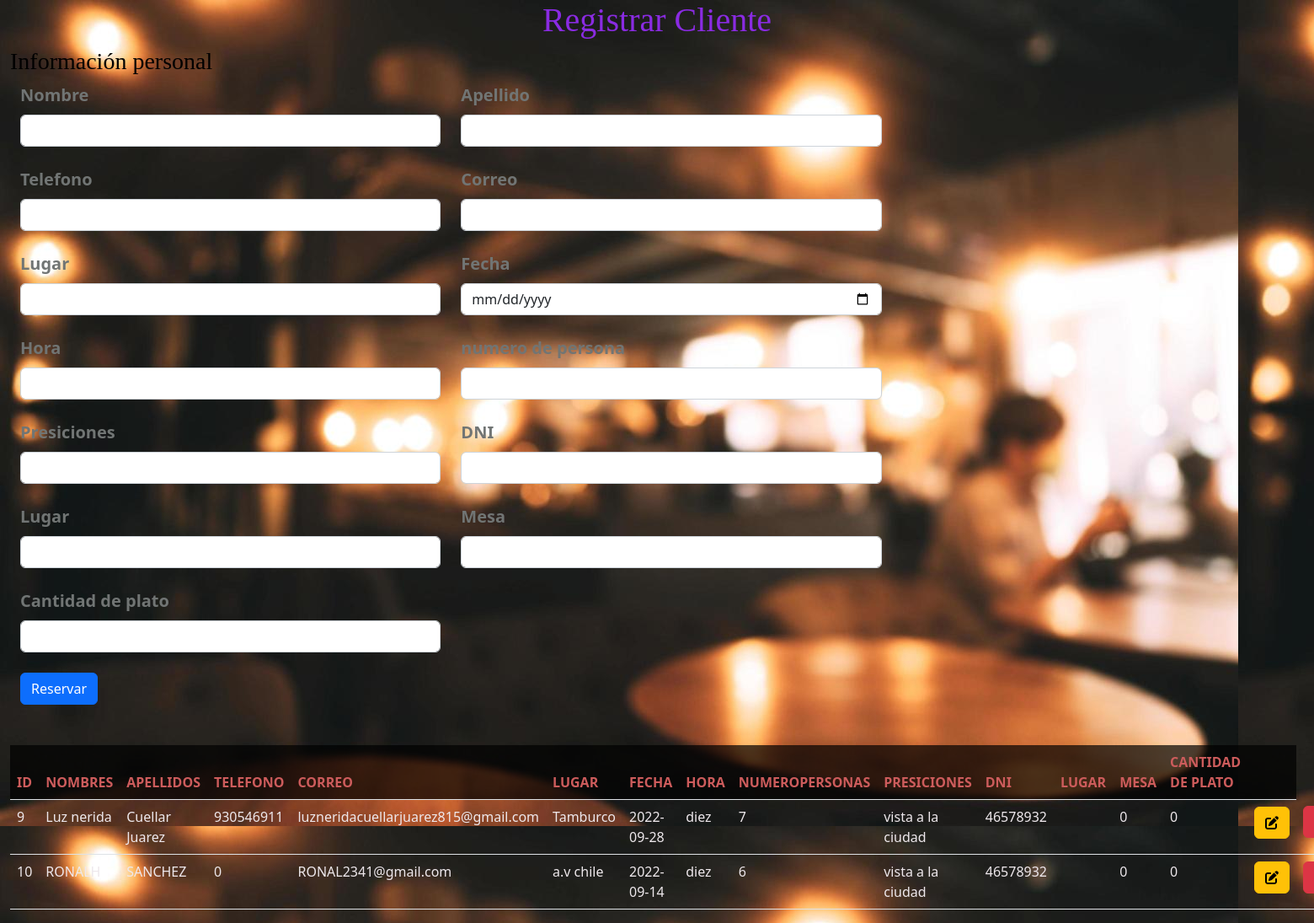
Page /restaurante10/reservaciones.php on the committed database.
### tables this page shows
CREATE TABLE `reservacion` (
  `id_reservacion` int(11) NOT NULL,
  `Nombre` varchar(50) NOT NULL,
  `Apellido` varchar(50) NOT NULL,
  `Telefono` int(11) NOT NULL,
  `Correo` varchar(50) NOT NULL,
  `Lugar` varchar(50) NOT NULL,
  `Fecha` date DEFAULT NULL,
  `Hora` varchar(100) DEFAULT NULL,
  `NumeroPersonas` int(11) NOT NULL,
  `Presiciones` varchar(100) NOT NULL,
  `DNI` int(11) NOT NULL,
  `id_lugar` varchar(100) NOT NULL,
  `id_mesa` int(11) NOT NULL,
  `Cantidad` int(11) NOT NULL
);

### restaurante10/reservaciones.php (the view, shortened to what this page needs)
<!DOCTYPE html>
<html lang="es">
<head>
    <link rel="stylesheet" href="css/estilo1.css">
    <link rel="stylesheet" href="css/bootstrap.min.css">
</head>
<aside>
<body>
    <h1 class="tex">Registrar Cliente</h1>
    <div class="container-fluid row">
        <form class="col-10 px-12" action="" method="POST">
            <div class="row">
	        <div class="col-12">
	                <fieldset>
				        <h3 class="tex3">  Información personal</h3>
	                    <div class="container-fluid">
	                        <div class="row">
                <div class="col-20 col-md-5">
	            <div class="form-outline mb-4">
                    <B><label  class="form-label">Nombre</label></B>
                    <input type="text" class="form-control" name="Nombre">
                </div>
                </div>
                <div class="col-12 col-md-5">
	            <div class="form-outline mb-4">
                <B><label  class="form-label">Apellido</label></B>
                <input type="text" class="form-control" name="Apellido">
                </div>
                </div>
                <div class="col-12 col-md-5">
	            <div class="form-outline mb-4">
                <B><label  class="form-label">Telefono</label></B>
                <input type="text" class="form-control" name="Telefono">
                </div>
                </div>
                <div class="col-12 col-md-5">
	            <div class="form-outline mb-4">
                <B><label  class="form-label">Correo</label></B>
                <input type="text" class="form-control" name="Correo">
                </div>
                </div>
                <div class="col-12 col-md-5">
	            <div class="form-outline mb-4">
                <B><label  class="form-label">Lugar</label></B>
                <input type="text" class="form-control" name="Lugar">
                </div>
                </div>
                <div class="col-12 col-md-5">
	            <div class="form-outline mb-4">
                <B><label  class="form-label">Fecha</label></B>
                <input type="date" class="form-control" name="Fecha">
                </div>
                </div>
                <div class="col-12 col-md-5">
	            <div class="form-outline mb-4">
                <B><label  class="form-label">Hora</label></B>
                <input type="text" class="form-control" name="Hora">
                </div>
                </div>
                <div class="col-12 col-md-5">
	            <div class="form-outline mb-4">
                <B><label  class="form-label">numero de persona</label></B>
                <input type="text" class="form-control" name="NumeroPersonas">
                </div>
                </div>
                <div class="col-12 col-md-5">
	            <div class="form-outline mb-4">
                <B><label  class="form-label">Presiciones</label></B>
                <input type="text" class="form-control" name="Presiciones">
                </div>
                </div>
                <div class="col-12 col-md-5">
	            <div class="form-outline mb-4">
                <B><label  class="form-label">DNI</label></B>
                <input type="text" class="form-control" name="DNI">
                </div>
                </div>
                <div class="col-12 col-md-5">
                <div class="form-outline mb-4">
                <B><label  class="form-label">Lugar</label></B>
                <a href="lugar.php"><input type="text" class="form-control" name="id_lugar"></a>
                </div>
                </div>
                <div class="col-12 col-md-5">
	            <div class="form-outline mb-4">
                <B><label  class="form-label">Mesa</label></B>
                <a href="mesa.php"><input type="text" class="form-control" name="id_mesa"></a>
				</div>
                </div>
                <div class="col-12 col-md-5">
	            <div class="form-outline mb-4">
                <B><label  class="form-label">Cantidad de plato</label></B>
                <a href="details.php"><input type="text" class="form-control" name="Cantidad"></a>
				</div>
                </div>
                <div class="col-12 col-md-8">
				<button type="submit" class="btn btn-primary" name="Reservar">Reservar</button>
				</div>
        </form>
        </div>
        <br>
        <br>
        <div class="col-12">
            <table class="table">
            <thead>
                <tr>
                <th scope="col">id</th>
                <th scope="col">Nombres</th>
                <th scope="col">Apellidos</th>
                <th scope="col">Telefono</th>
                <th scope="col">Correo</th>
                <th scope="col">Lugar</th>
                <th scope="col">Fecha</th>
                <th scope="col">Hora</th>
                <th scope="col">NumeroPersonas</th>
                <th scope="col">Presiciones</th>
                <th scope="col">DNI</th>
                <th scope="col">Lugar</th>
                <th scope="col">Mesa</th>
                <th scope="col">Cantidad de plato</th>
                <th scope="col">   </th>
                </tr>
            </thead>
            <tbody>
                <?php
                    include "modelo/conexion.php";
                    $sql=$conexion->query("select * from reservacion");
                    while($datos=$sql->fetch_object()){
                ?>
                    <tr>
                        <td><?= $datos->id_reservacion ?></td>
                        <td><?= $datos->Nombre?></td>
                        <td><?= $datos->Apellido?></td>
                        <td><?= $datos->Telefono?></td>
                        <td><?= $datos->Correo?></td>
                        <td><?= $datos->Lugar?></td>
                        <td><?= $datos->Fecha?></td>
                        <td><?= $datos->Hora?></td>
                        <td><?= $datos->NumeroPersonas?></td>
                        <td><?= $datos->Presiciones?></td>
                        <td><?= $datos->DNI?></td>
                        <td><?= $datos->id_lugar?> </td>
                        <td><?= $datos->id_mesa?> </td>
                        <td><?= $datos->Cantidad?> </td>
                        <td>
                            <a href="actualizarReserva.php?id=<?= $datos->id_reservacion ?>" class="btn btn-warning"><i class="fa-solid fa-pen-to-square"></i></a>
                            </td>
                            <td>
                            <a onclick="return eliminar()" href="reservaciones.php?id=<?= $datos->id_reservacion ?>" class="btn btn-danger"><i class="fa-solid fa-trash"></i></a>
                        </td>
                    </tr>
                <?php
                    }
                ?>
            </tbody>
            </table>
        </div>
</body>
</aside>
</html>

### restaurante10/css/estilo1.css (style rules this page uses)
.tex { color: blueviolet; text-align: center; font-family: Snap ITC ; }
.tex3 { color: black; font-family: Georgia, 'Times New Roman', Times, serif; }
body { background-color: rgb(196, 18, 47); }
aside { background-image: url('../imagenes/f3.jpg'); }
th { color:indianred; padding: 20px 15px; background-color: rgba(0,0,0,.5); text-transform: uppercase; padding: 15px; }
thead { background-color: rgba(0,0,0,.7); padding: 1px; }
td { color: rgb(238, 232, 236); }
B { color: rgb(113, 117, 116); font-size: 20px; }

### rows in the picture
reservacion: id_reservacion "9", Nombre "Luz nerida", Apellido "Cuellar Juarez", Telefono "930546911", Correo "luzneridacuellarjuarez815@gmail.com", Lugar "Tamburco", Fecha "2022-09-28", Hora "diez", NumeroPersonas "7", Presiciones "vista a la ciudad", DNI "46578932", id_mesa "0", Cantidad "0"
reservacion: id_reservacion "10", Nombre "RONALH", Apellido "SANCHEZ", Telefono "0", Correo "RONAL2341@gmail.com", Lugar "a.v chile", Fecha "2022-09-14", Hora "diez", NumeroPersonas "6", Presiciones "vista a la ciudad", DNI "46578932", id_mesa "0", Cantidad "0"
